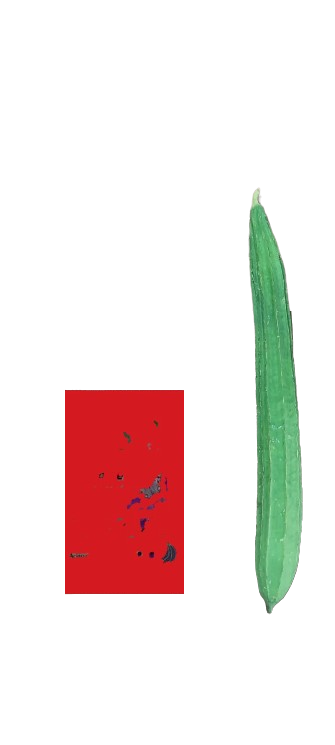
#> input picture agrox/uploads/ridge1.png, 335 x 745 px
$ python -i app.py   (imports and definitions only)
#> lines starting #> are read from the running program, lines starting #| are printed output that depends on the picture; after the words box and inside, x2 and y2 are one past the last pixel; in counts of white or black regions, pixels touching at a corner belong together; long printed decimals are rounded
from flask import Flask, render_template, request
import os
import cv2
from PIL import Image
from sklearn.cluster import KMeans
# [1 line not run here, left out]
def auto_detect_colors(image_path, num_colors=3):
    # Read the image
    image = cv2.imread(image_path)

    # Convert the image from BGR to RGB
    image_rgb = cv2.cvtColor(image, cv2.COLOR_BGR2RGB)

    # Reshape the image to a 2D array of pixels
    pixels = image_rgb.reshape((-1, 3))

    # Use k-means clustering to group similar colors
    kmeans = KMeans(n_clusters=num_colors)
    kmeans.fit(pixels)
    # Get the dominant colors
    dominant_colors = kmeans.cluster_centers_.astype(int)
    print(dominant_colors)
    return dominant_colors[2]
def count(p,x,img):
    flag = False
    cnt = 0
    for j in range(x,img.shape[1]):
        if (img[p, j][0]== 255 and img[p,j][1]==0 and img[p,j][2]==0 and flag == False):
            cnt = 0
            flag = True
            continue
        elif (img[p, j][0]== 255 and img[p,j][1]==0 and img[p,j][2]==0 and flag == True):
            break
        else:
            img[p, j] = (255, 255, 255)
            cnt+=1
    return cnt
def R(image_path):
    # Read the image using OpenCV
#> called with image_path = 'uploads/ridge1.png'
    img = Image.open(image_path)
#> img is the input picture: PIL image 335x745 RGBA; mean R, G, B, A 26.2, 13.2, 10.5, 40.4
    dpi = img.info.get('dpi')
#> dpi = (95.91, 95.91)
    img = cv2.imread(image_path)
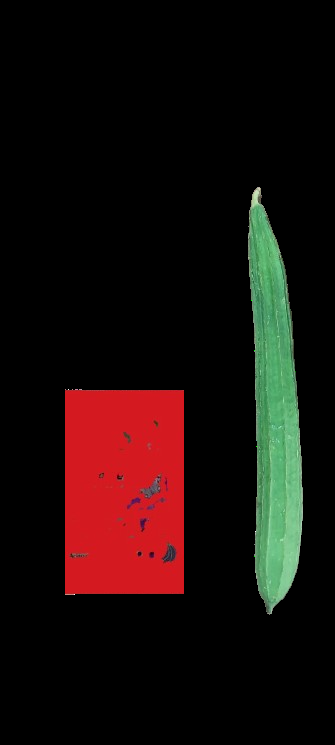
#> img: shape (745, 335, 3); mean B, G, R 10.5, 13.2, 26.2
    gray_img = cv2.cvtColor(img, cv2.COLOR_BGR2GRAY)
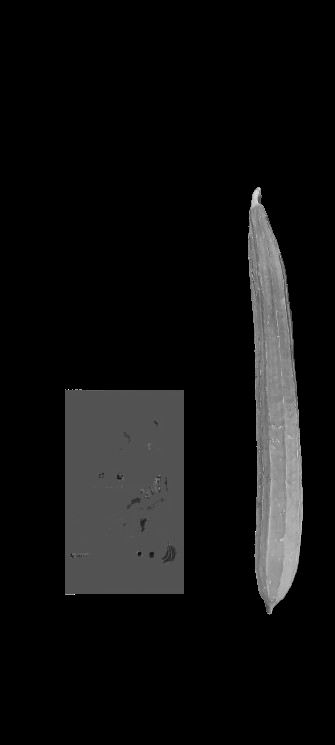
#> gray_img: shape (745, 335); min 0, max 255, mean 16.8

    # Apply Canny edge detection
    edges = cv2.Canny(gray_img, 50,150)
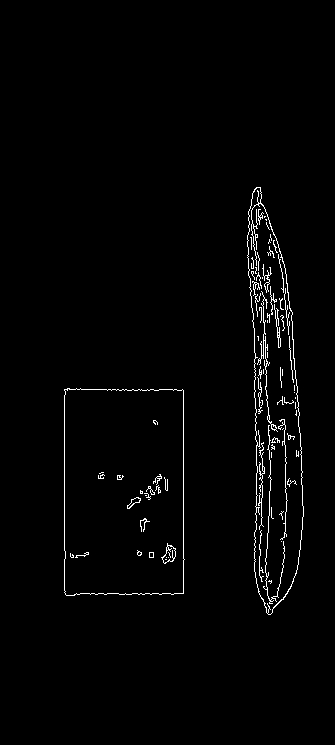
#> edges: shape (745, 335); 1.7% white in thin lines or dots, all inside (x1, y1, x2, y2) = (64, 187, 304, 615)

    # Find contours in the edges
    contours, _ = cv2.findContours(edges, cv2.RETR_EXTERNAL, cv2.CHAIN_APPROX_SIMPLE)
#> contours = 2 contours; box (x1, y1, x2, y2) and area: (64, 388, 185, 596) 24288, (247, 187, 304, 615) 15702

    # Filter contours based on area to consider only larger rectangles
    min_contour_area = 1000
    filtered_contours = [contour for contour in contours if cv2.contourArea(contour) > min_contour_area]
#> filtered_contours has the same summary as contours

    # Draw contours on the original image
    cv2.drawContours(img, filtered_contours, -1, (255, 0, 0), 1)
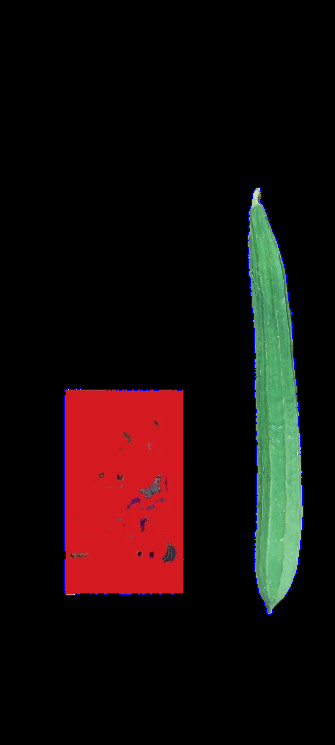
#> img: shape (745, 335, 3); 0.6% of pixels changed, all inside (x1, y1, x2, y2) = (64, 187, 304, 615)
    object_height_cm = []
    M=0
    for i, contour in enumerate(filtered_contours):
        x, y, w, object_height_px = (cv2.boundingRect(contour))
        # cv2.rectangle(img, (x, y), (x + w, y + object_height_px), (255,255,255), 2)
        if (object_height_px > M):
            M = object_height_px
            x = cv2.boundingRect(contour)[0]
            y = cv2.boundingRect(contour)[1]
        object_height_cm.append(object_height_px / max(dpi) * 2.54)
#> this loop made 2 passes
#> (w, object_height_px, M) on passes 1 to 2: (121, 208, 208), (57, 428, 428)
#> after the loop, M = 428; object_height_cm = [5.51, 11.33]
    CF = 18.7 / min(object_height_cm)
#> CF = 3.39
    p2 = y + M // 4
#> p2 = 294
    p1 = y + (3 * M) // 4
#> p1 = 508
    p3 = y + M // 2
#> p3 = 401
    H = round(CF  * max(object_height_cm),2)
#> H = 38.48
    g75 = round(CF * count(p1, x, img) / max(dpi) * 2.54, 2)
#> after the loop in count, `for j in range(x,img.shape[1]):`: img: shape (745, 335, 3); 0.02% of pixels changed, all inside (x1, y1, x2, y2) = (247, 508, 303, 509)
#> after the loop in count, `for j in range(x,img.shape[1]):`: cnt = 46; flag = True
#> g75 = 4.14
    g50 = round(CF * count(p3, x, img) / max(dpi) * 2.54, 2)
#> after the loop in count (call 2), `for j in range(x,img.shape[1]):`: img: shape (745, 335, 3); mean B, G, R 11.9, 13, 25.8
#> g50 = 3.69
    g25 = round(CF * count(p2, x, img) / max(dpi) * 2.54, 2)
#> call 3 of count, with p = 294, x = 247
#> after the loop in count (call 3), `for j in range(x,img.shape[1]):`:
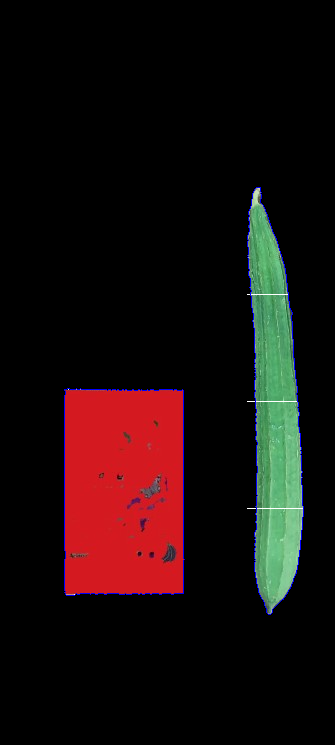
#> img: shape (745, 335, 3); mean B, G, R 11.9, 13, 25.8
#> after the loop in count (call 3), `for j in range(x,img.shape[1]):`: cnt = 37; flag = True
#> g25 = 3.33
    print("girth at 25%", CF*g25)
#| girth at 25% 11.305
    print("girth at 50%", CF*g50)
#| girth at 50% 12.527
    print("girth at 75%", CF*g75)
#| girth at 75% 14.054
    print("ridge gourd height",H)
#| ridge gourd height 38.48
    return H,g25,g50,g75

# [3 lines that did not run here, left out]

# [3 lines that did not run here, left out]

# [14 lines that did not run here, left out]


# [2 lines not run here, left out]

>>> result = R('uploads/ridge1.png')
#> result = (38.48, 3.33, 3.69, 4.14)
